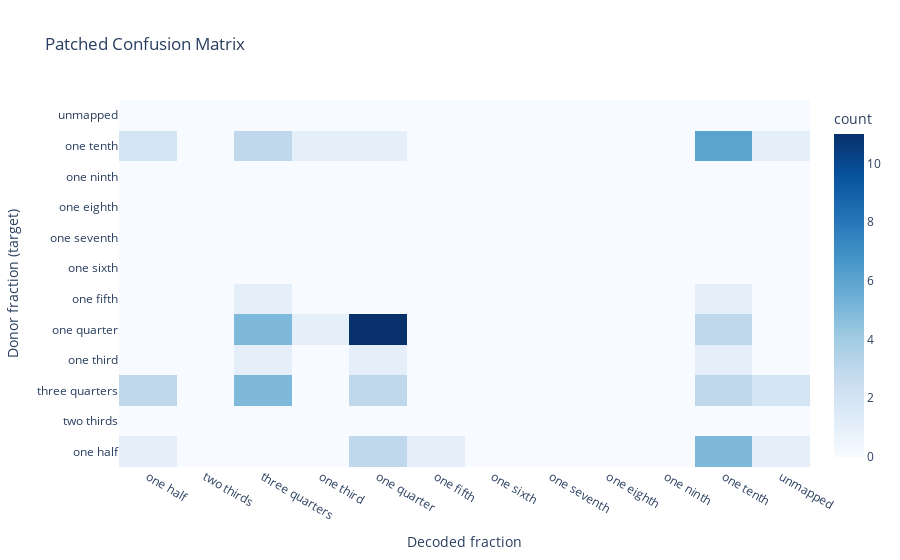

Source (notebook cell):
### Markdown cell above
## Patched Confusion Matrix (Donor Fraction as Target)

Class-level post-intervention diagnostic.

Definition:
- Rows: donor fraction class (intervention target).
- Columns: decoded fraction class after patch.

Comparison guidance:
- Compare this matrix to baseline confusion structure.
- Donor-aligned steering should shift mass toward donor class columns for patched samples.

### Code cell
labels_frac = list(FRACTION_MAP.keys())
labels_cm = labels_frac + ["unmapped"]
label_to_idx = {name: i for i, name in enumerate(labels_cm)}

cm_patched = np.zeros((len(labels_cm), len(labels_cm)), dtype=np.int32)
for item in patched_outputs:
    target_label = item["donor_frac"]
    decoded_label = item["decoded_frac"]
    if decoded_label is None:
        decoded_label = "unmapped"
    cm_patched[label_to_idx[target_label], label_to_idx[decoded_label]] += 1

fig = go.Figure(
    data=go.Heatmap(
        z=cm_patched,
        x=labels_cm,
        y=labels_cm,
        colorscale="Blues",
        colorbar=dict(title="count"),
        hovertemplate="Donor target: %{y}<br>Decoded: %{x}<br>Count: %{z}<extra></extra>",
    )
)
fig.update_layout(
    title="Patched Confusion Matrix",
    xaxis_title="Decoded fraction",
    yaxis_title="Donor fraction (target)",
    template="plotly_white",
)
fig.show()

### Figure 1 — Plotly figure (JSON) as saved in the notebook; plotly's stock layout.template omitted (floating-point values rounded to 4 significant figures; data arrays with more than 128 entries replaced by an {"elided": "..."} marker saying what was removed)
{"data": [{"colorbar": {"title": {"text": "count"}}, "colorscale": [[0, "rgb(247,251,255)"], [0.125, "rgb(222,235,247)"], [0.25, "rgb(198,219,239)"], [0.375, "rgb(158,202,225)"], [0.5, "rgb(107,174,214)"], [0.625, "rgb(66,146,198)"], [0.75, "rgb(33,113,181)"], [0.875, "rgb(8,81,156)"], [1, "rgb(8,48,107)"]], "hovertemplate": "Donor target: %{y}<br>Decoded: %{x}<br>Count: %{z}<extra></extra>", "type": "heatmap", "x": ["one half", "two thirds", "three quarters", "one third", "one quarter", "one fifth", "one sixth", "one seventh", "one eighth", "one ninth", "one tenth", "unmapped"], "y": ["one half", "two thirds", "three quarters", "one third", "one quarter", "one fifth", "one sixth", "one seventh", "one eighth", "one ninth", "one tenth", "unmapped"], "z": {"elided": "12x12 int values"}}], "layout": {"title": {"text": "Patched Confusion Matrix"}, "xaxis": {"title": {"text": "Decoded fraction"}}, "yaxis": {"title": {"text": "Donor fraction (target)"}}}}
